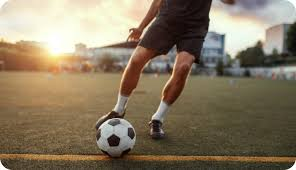
#> input picture img/soccer.jpg, 296 x 170 px
$ python 0327-gamma.py
#> lines starting #> are read from the running program, lines starting #| are printed output that depends on the picture
import cv2 as cv
import numpy as np

img=cv.imread('img/soccer.jpg')
#> img is the input picture: shape (170, 296, 3); mean B, G, R 97.8, 120.7, 135.2
img=cv.resize(img,(0,0), fx=0.25, fy=0.25)
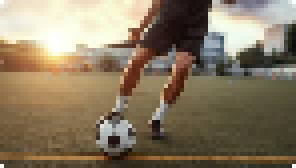
#> img: shape (42, 74, 3) (shown 4 times larger); mean B, G, R 98.4, 121.4, 135.9

def gamma(f,gamma=1.0):
#> called with gamma = 0.5
    f1=f/255.0
    return np.uint8(255*(f1**gamma))
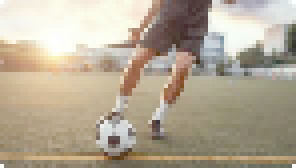
#> returned value: shape (42, 74, 3) (shown 4 times larger); mean of channels 0, 1, 2 149.1, 168.2, 179.7; drawn as B, G, R

gc=np.hstack((gamma(img,0.5),gamma(img,0.75),gamma(img,1.0),gamma(img,2.0),gamma(img,3.0)))
#> call 2 of gamma, with gamma = 0.75
#> in gamma (call 2), `return np.uint8(255*(f1**gamma))`:
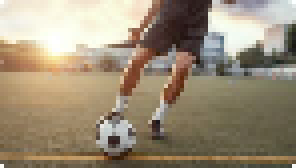
#> returned value: shape (42, 74, 3) (shown 4 times larger); mean of channels 0, 1, 2 119.2, 141.2, 154.8; drawn as B, G, R
#> call 4 of gamma, with gamma = 2
#> in gamma (call 4), `return np.uint8(255*(f1**gamma))`:
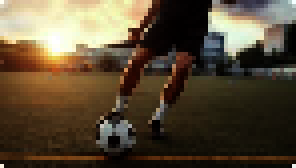
#> returned value: shape (42, 74, 3) (shown 4 times larger); mean of channels 0, 1, 2 54.5, 75.2, 89.1; drawn as B, G, R
#> in gamma (call 5), `return np.uint8(255*(f1**gamma))`:
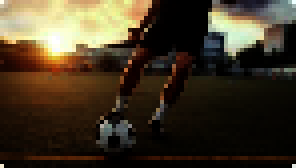
#> returned value: shape (42, 74, 3) (shown 4 times larger); mean of channels 0, 1, 2 37.6, 55.4, 67; drawn as B, G, R
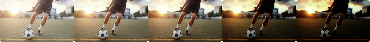
#> gc: shape (42, 370, 3); mean B, G, R 91.8, 112.3, 125.3
cv.imshow('gamma', gc)

cv.waitKey()
cv.destroyAllWindows()

$ run again, with img/mine2.jpg copied over img/soccer.jpg
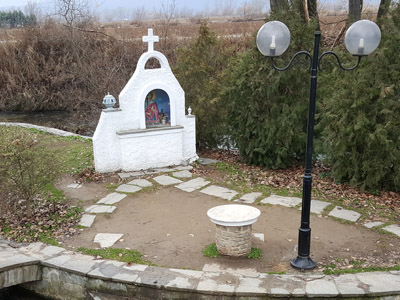
#> input picture img/mine2.jpg, 400 x 300 px
#> img is the input picture: shape (300, 400, 3); mean B, G, R 108.3, 121.1, 125.9
#> img: shape (75, 100, 3)
#> in gamma (call 5), `return np.uint8(255*(f1**gamma))`:
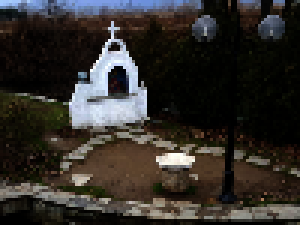
#> returned value: shape (75, 100, 3) (shown 3 times larger); mean of channels 0, 1, 2 42.2, 46.1, 49.8; drawn as B, G, R
#> `gc=np.hstack((gamma(img,0.5),gamma(img,0.75),gamma(img,1.0),gamma(img,..`:
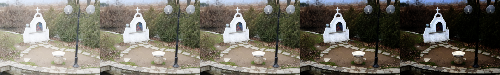
#> gc: shape (75, 500, 3); mean B, G, R 100, 109.9, 114.1

$ run again, with img/mine3.jpg copied over img/soccer.jpg
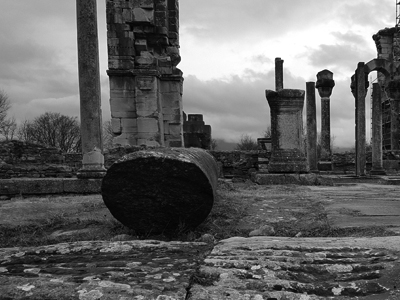
#> input picture img/mine3.jpg, 400 x 300 px
#> img is the input picture: shape (300, 400, 3); min 0, max 255, mean 100.1
#> img: shape (75, 100, 3)
#> in gamma (call 5), `return np.uint8(255*(f1**gamma))`:
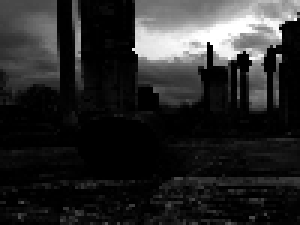
#> returned value: shape (75, 100, 3) (shown 3 times larger); min 0, max 255, mean 40.5
#> `gc=np.hstack((gamma(img,0.5),gamma(img,0.75),gamma(img,1.0),gamma(img,..`:
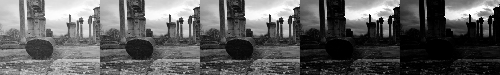
#> gc: shape (75, 500, 3); min 0, max 255, mean 93.7
